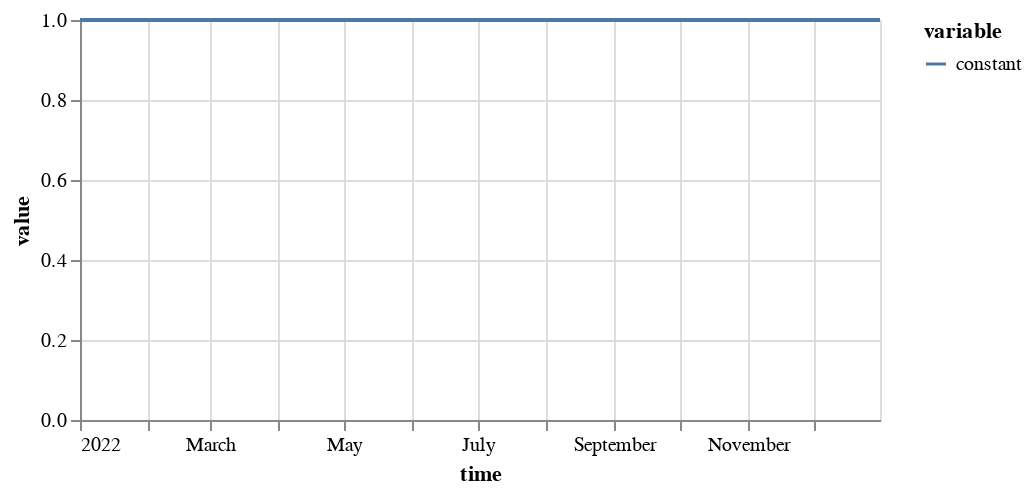

The notebook cell this image was saved under:
### Markdown cell above
## Constant time series

### Code cell
on.generators.constant().generate(1, pd.Timestamp('2022-01-01'), pd.Timestamp('2022-12-31')).plot()

### Figure 1 — Vega specification as saved in the notebook (floating-point values rounded to 4 significant figures; data arrays with more than 128 entries replaced by an {"elided": "..."} marker saying what was removed)
{"$schema": "https://vega.github.io/schema/vega/v5.json", "data": [{"name": "source_0", "values": {"elided": "365 records"}, "transform": [{"type": "formula", "expr": "toDate(datum['time'])", "as": "time"}]}, {"name": "source_0_y_domain_value", "values": [{"min": 1.0, "max": 1.0}]}, {"name": "source_0_color_domain_variable", "values": [{"variable": "constant"}]}], "marks": [{"type": "group", "name": "layer_0_pathgroup", "from": {"facet": {"data": "source_0", "name": "faceted_path_layer_0_main", "groupby": ["variable"]}}, "encode": {"update": {"width": {"field": {"signal": null, "datum": null, "group": "width", "parent": null}}, "height": {"field": {"signal": null, "datum": null, "group": "height", "parent": null}}}}, "marks": [{"type": "line", "name": "layer_0_marks", "from": {"data": "faceted_path_layer_0_main"}, "sort": {"field": "x"}, "encode": {"update": {"y": {"field": "value", "scale": "y"}, "defined": {"signal": "isValid(datum[\"time\"]) && isFinite(+datum[\"time\"]) && isValid(datum[\"value\"]) && isFinite(+datum[\"value\"])"}, "stroke": {"field": "variable", "scale": "color"}, "x": {"field": "time", "scale": "x"}}}, "style": ["line"]}]}], "scales": [{"name": "x", "type": "time", "domain": {"data": "source_0", "field": "time"}, "range": [0, {"signal": "width"}]}, {"name": "y", "type": "linear", "domain": [{"signal": "(data(\"source_0_y_domain_value\")[0] || {}).min"}, {"signal": "(data(\"source_0_y_domain_value\")[0] || {}).max"}], "range": [{"signal": "height"}, 0], "zero": true, "nice": true}, {"name": "color", "type": "ordinal", "domain": {"data": "source_0_color_domain_variable", "field": "variable", "sort": true}, "range": "category"}], "axes": [{"scale": "x", "ticks": false, "labels": false, "domain": false, "grid": true, "aria": false, "tickCount": {"signal": "ceil(width/40)"}, "minExtent": 0, "zindex": 0, "gridScale": "y", "orient": "bottom", "maxExtent": 0}, {"scale": "y", "grid": true, "labels": false, "maxExtent": 0, "ticks": false, "zindex": 0, "aria": false, "orient": "left", "tickCount": {"signal": "ceil(height/40)"}, "gridScale": "x", "domain": false, "minExtent": 0}, {"scale": "x", "grid": false, "labelFlush": true, "orient": "bottom", "labelOverlap": true, "tickCount": {"signal": "ceil(width/40)"}, "title": "time", "zindex": 0}, {"scale": "y", "zindex": 0, "tickCount": {"signal": "ceil(height/40)"}, "title": "value", "orient": "left", "labelOverlap": true, "grid": false}], "background": "white", "legends": [{"stroke": "color", "symbolType": "stroke", "title": "variable"}], "height": 200, "width": 400, "style": "cell", "padding": 5}
